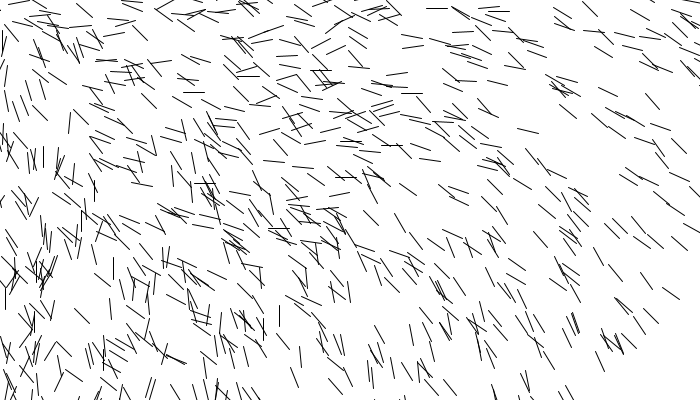
Frame 1 (no input)
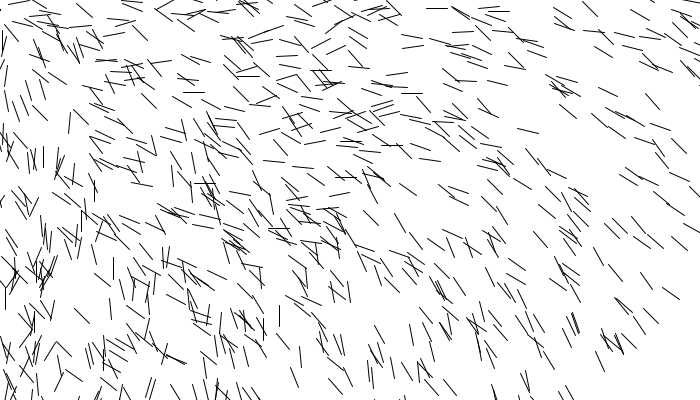
Frame 60 (the mouse pressed at the canvas centre just before this capture)
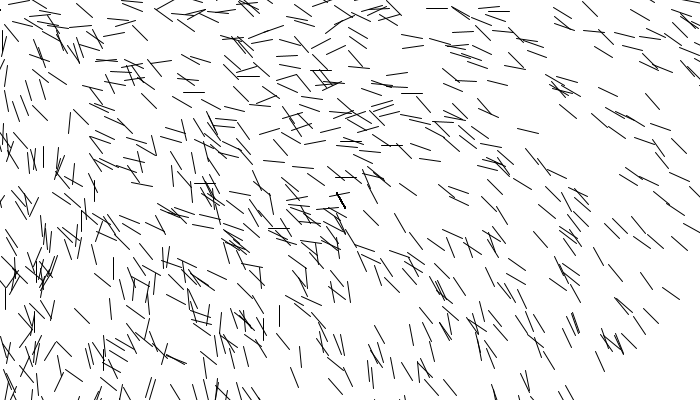
Frame 120 (the mouse held since frame 60 and released just before this capture)

The Processing sketch that drew these frames (run headless with seeded random() and noise(); from frame 60 on, the mouse is pressed at the canvas centre):

// Processing sketch: processing_37575
// ── processing_37575.pde

int lineLength=15;
float[] x = new float[50];
float[] y = new float[50];

void setup(){

size(700,400);
background(255);
smooth();
stroke(0);

for(int i=0; i<4000; i++){
   float xPos = random(0,700);
   float yPos = random (0,400);
line(xPos, yPos,xPos+lineLength,yPos+lineLength);
rotate(radians(5));
}
}
void draw(){
 
  dragSegment(20, mouseX, mouseY);
  dragSegment(1, x[0], y[0]);
}

void dragSegment(int i, float xin, float yin) {
  float dx = xin - x[i];
  float dy = yin - y[i];
  float angle = atan2(dy, dx);  
  x[i] = xin - cos(angle) * lineLength;
  y[i] = yin - sin(angle) * lineLength;
  segment(x[i], y[i], angle);
}

void segment(float x, float y, float a) {
  pushMatrix();
  translate(x, y);
  rotate(a);
  line(0, 0, lineLength, 10);
  popMatrix();
}

 
